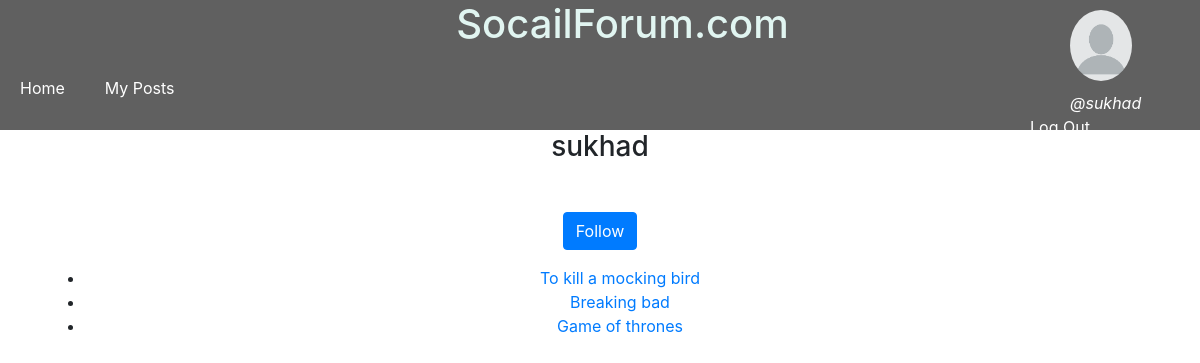
/profiles/sukhad/ (signed in), run on an earlier commit of the app's database.
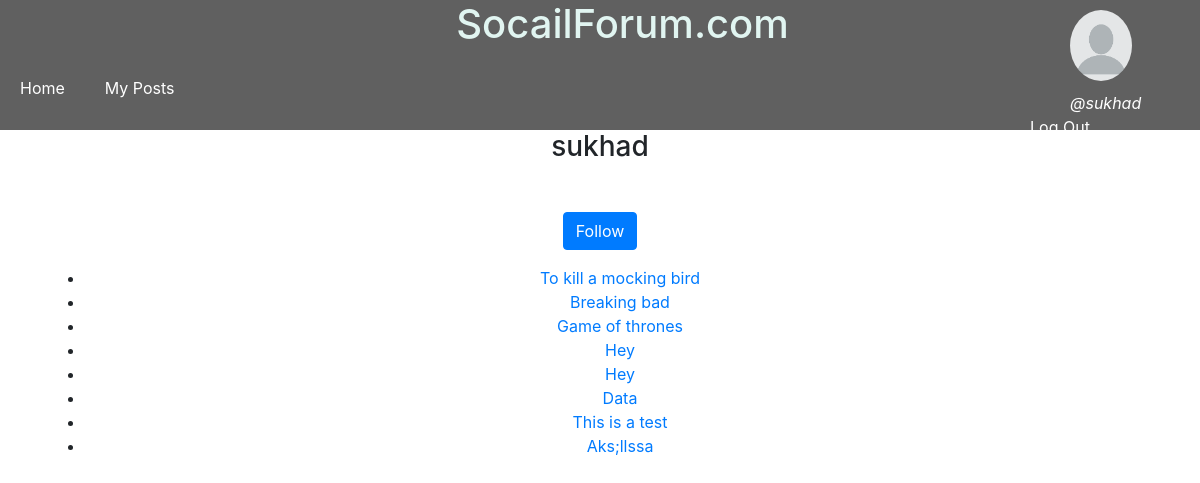
And on a later commit of the database.
### posts/models.py (models this page shows, shortened)
class Post(models.Model):
	title		=models.CharField(max_length=200)
	text		=models.TextField()
	user 		=models.ForeignKey(User,default=1)
	image		=models.ImageField(blank=True,null=True,upload_to="image/Post")
	upvotes		=models.IntegerField(default=0)
	slug		=models.SlugField(null=True,blank=True)
	timestamp	=models.DateTimeField(auto_now_add=True)
	updated		=models.DateTimeField(auto_now=True)

### profiles/views.py (the view)
# urls.py: url(r'^(?P<username>[\w-]+)/$',ProfileDetailView.as_view(),name="user_detail"),
class ProfileDetailView(DetailView):
	template_name='profiles/user_detail.html'
	def get_object(self):
		username=self.kwargs.get("username")
		if username is None:
			raise Http404
		return get_object_or_404(User,username__iexact=username,is_active=True)
	def get_context_data(self,*args,**kwargs):
		context=super(ProfileDetailView,self).get_context_data(*args,**kwargs)
		user=context['user']
		is_following=False
		if user.profile in self.request.user.is_following.all():
			is_following=True
			context['is_following']=is_following
		return context

### profiles/templates/profiles/user_detail.html (shortened to what this page needs)
{% extends "base.html" %}
	{% block content %}
	<h3>{{user.username}}</h3><br>
	<p>
		{% include 'profiles/snippets/follow_snippet.html' with username=user.username is_following=is_following %}
	</p>
		<ul>
			{% for post in user.post_set.all %}
				<li>
					<a href="{% url 'posts:details' slug=post.slug %}">{{post.title}}</a>
				</li>
			{% endfor %}
		</ul>
	{% endblock content %}

### templates/base.html (shortened to what this page needs)
<!DOCTYPE html>
<html>
<head>
	{% include "snippets/css.html"%}
</head>
<body>
	{% include "snippets/header.html" %}
	<div align="center"  style="align-self: center;" class="container">
	{% block content %}
	{% endblock content %}
	</div>
	{% include "snippets/css.html"%}
	</body>
</html>

### templates/snippets/css.html (shortened to what this page needs)
<link rel="stylesheet" href="https://maxcdn.bootstrapcdn.com/bootstrap/4.0.0-beta.3/css/bootstrap.min.css">

### templates/snippets/header.html (shortened to what this page needs)
{%  load static %}
<div class="topnav" style="background-color: #606060" >
<div class="row">
<div class="col">
<div style="text-align: center;">
<h1 style="color: #E1F5F1;margin-left: 250px" >SocailForum.com</h1>
</div>
<div class="nav">
		<a  style=" text-decoration: none;padding: 20px; color: white" href="{% url 'home' %}"> Home </a>
		<a style="text-decoration: none;padding:20px; color: white"  href="{% url 'posts:my_posts'  %}">My Posts</a>
	</div>
</div>
<div class="col-sm-2">
	{% if request.user.is_authenticated %}
<div class="row" style="height:70%">
	<img  src='{% static "profiles/profile.png" %}' class="rounded-circle"  alt="my img" style="width: 40%;height: 100% ; padding: 10px;margin-right: 20px;margin-left: 50px">
</div>
<div class="row" >
<i style="color: #FFF;margin-left: 60px;	" > @{{request.user.username}}</i>
<a  style="margin-left: 20px;color: white" href="{% url 'login' %}" >Log Out</a>
{%else%}
<div style="align-self: center;">
	<a  style="padding:20px; color: white ; float: right" href="{% url 'login' %}"> Login </a>
</div>
{% endif %}
</div>
</div>
</div>
</div>

### profiles/templates/profiles/snippets/follow_snippet.html (shortened to what this page needs)
{% if request.user.is_authenticated %}
<form method="POST" action="{% url 'follow' %}">{% csrf_token %}
	<button class="btn btn-primary" style="background-color: {% if is_following %}#707070{% endif %}" >{% if is_following %}Unfollow{% else %}Follow{% endif %}</button>
</form>
{% endif %}

What changed in the data, as far as the page shows it:
added Post: title "Hey"
added Post: title "Hey"
added Post: title "Data"
added Post: title "This is a test"
added Post: title "Aks;llssa"
